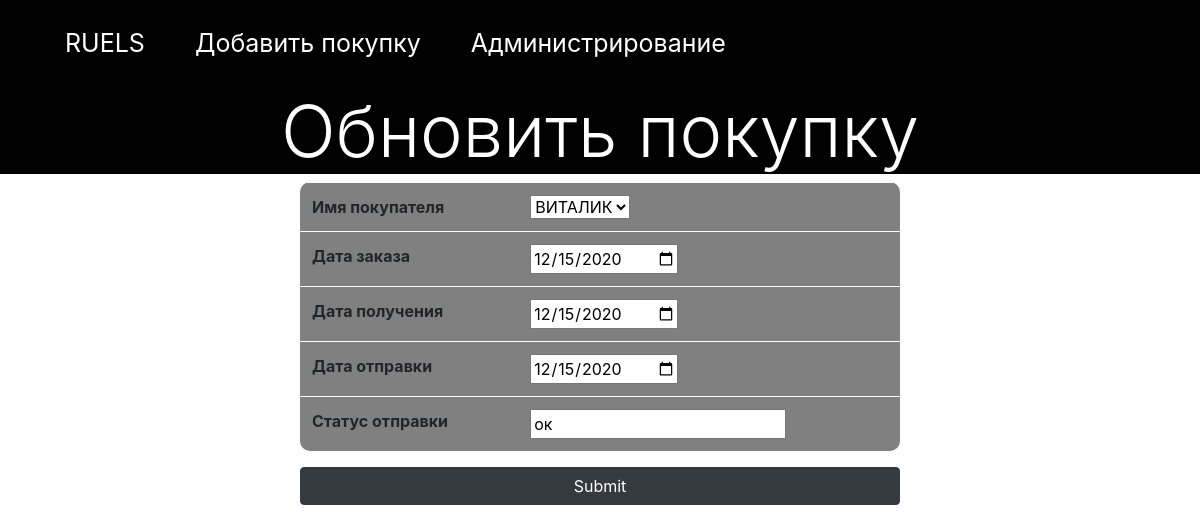
Screenshot of /order/update/1 with the database file from the repository.
### orders/models.py (models this page shows)
class Order(models.Model):
    customers_id = models.ForeignKey('customers.Customer', on_delete=models.CASCADE)
    order_date = models.DateField(max_length=50)
    required_date = models.DateField(max_length=50)
    shipped_date = models.DateField(max_length=50)
    status = models.CharField(max_length=50)

### orders/views.py (the view)
# urls.py: path('update/<int:order_id>', views.update_order),
def update_order(request, order_id):
    order_id = int(order_id)
    try:
        order_sel = Order.objects.get(id = order_id)
    except Order.DoesNotExist:
        return redirect('index-order')
    order_form = OrderCreate(request.POST or None, instance = order_sel)
    if order_form.is_valid():
       order_form.save()
       return redirect('index-order')
    return render(request, 'orders/upload_orders.html', {'upload_orders':order_form, 'title':"Обновить покупку"})

### orders/forms.py
class OrderCreate(forms.ModelForm):
    class Meta:
        model = Order
        fields = ('customers_id', 'order_date', 'required_date', 'shipped_date', 'status')
        labels = {
                'customers_id': ('Имя покупателя'),
                'order_date': ('Дата заказа'),
                'required_date': ('Дата получения'),
                'shipped_date': ('Дата отправки'),
                'status': ('Статус отправки'),
        }
        widgets = {
            'status': TextInput(attrs={'maxlength' : 50}),
            'required_date': forms.DateInput(attrs={'type' : 'date'}),
            'shipped_date': forms.DateInput(attrs={'type' : 'date'}),
            'order_date': forms.DateInput(attrs={'type' : 'date'})
        }

### customers/models.py (called while the page is built)
    def __str__(self):
        return self.first_name

### orders/templates/orders/upload_orders.html (shortened to what this page needs)
{% extends 'orders/orders.html' %}
{% block content %}
    <center>
    <h1 class="display-3" style="background-color:black;color:white;">{{title}}</h1>
    <form method = 'POST' enctype="multipart/form-data">
        <table class = 'w-50 table table-light' style="border-radius:10px;background-color:gray;">
            {% for field in upload_orders %}
            <tr>
                <th>{{field.label}}</th>
                <td>{{ field }}</td>
            </tr>
            {% endfor %}
        </table>
        <button type="submit" class="btn btn-dark w-50">Submit</button>
    </form>
</center>
{% endblock %}

### static/css/customer.css (style rules this page uses)
body { margin: 0; padding: 0; }

### rows the page displays
Order: upload_orders "ВИТАЛИК" "12/15/2020" "12/15/2020" "12/15/2020" "ок"

### other values shown
{{ title }} "Обновить покупку"
{{ field.label }} "Имя покупателя" "Дата заказа" "Дата получения" "Дата отправки" "Статус отправки"
